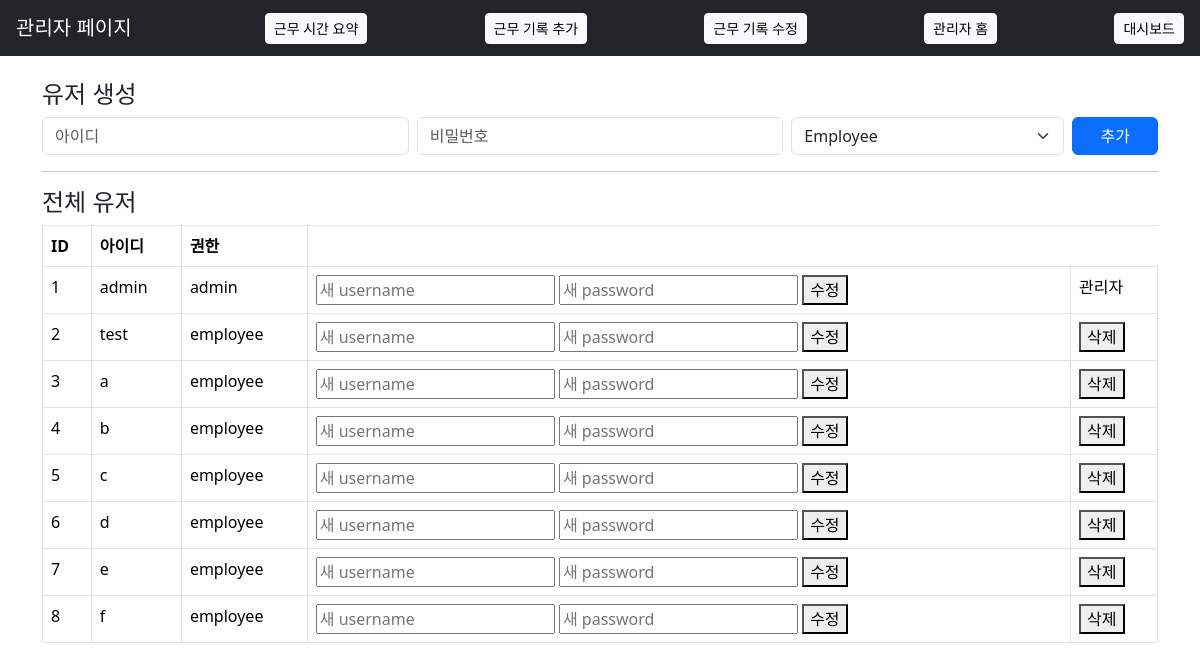
Page /admin/ (signed in) on the earlier database version.
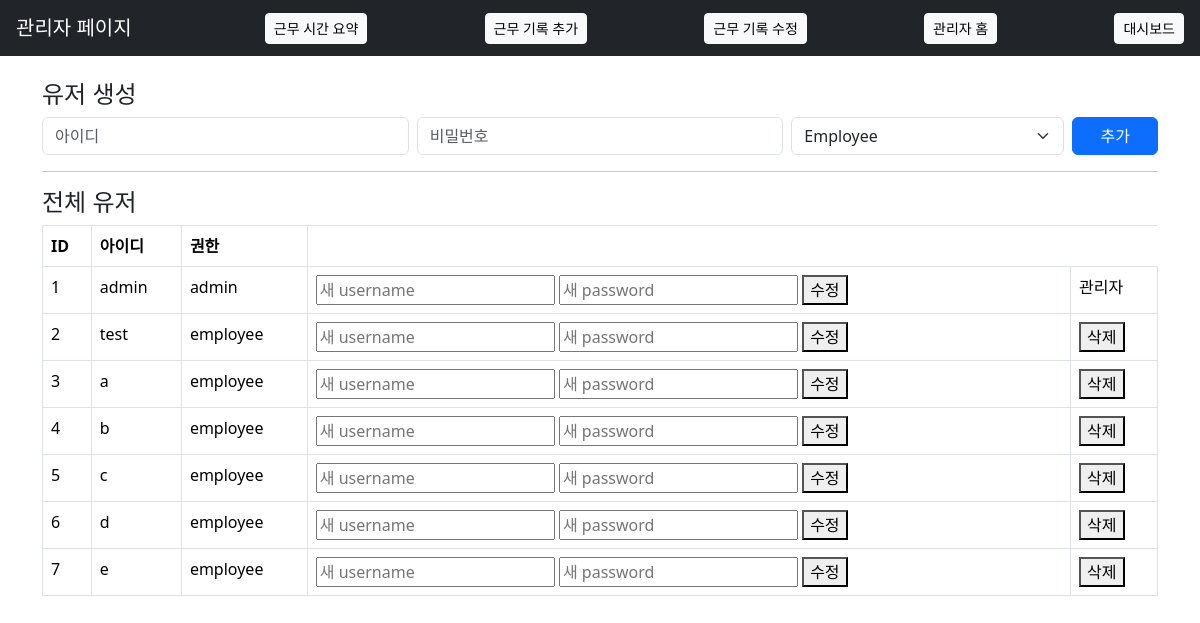
Same page on the later database version.
### app/models.py (models this page shows)
class User(UserMixin, db.Model):
    id = db.Column(db.Integer, primary_key=True)
    username = db.Column(db.String(50), unique=True, nullable=False)
    password_hash = db.Column(db.String(128), nullable=False)
    role = db.Column(db.String(10), default="employee")

### app/admin.py (the view)
@admin_bp.route("/")
@login_required
@admin_required
def dashboard():
    users = User.query.all()
    return render_template("admin_dashboard.html", users=users)

### app/models.py (called while the page is built)
@login_manager.user_loader
def load_user(user_id):
    return User.query.get(int(user_id))

### app/utils.py (called while the page is built)
def admin_required(f):
    @wraps(f)
    def decorated_function(*args, **kwargs):
        if not current_user.is_authenticated or current_user.role != "admin":
            abort(403)
        return f(*args, **kwargs)
    return decorated_function

### app/templates/admin_dashboard.html (shortened to what this page needs)
{% extends "admin_base.html" %}
{% block content %}
<div class="container mt-4">
    <h4>유저 생성</h4>
    <form method="post" action="{{ url_for('admin.create_user') }}" class="row g-2">
        <div class="col-md-4">
            <input class="form-control" name="username" placeholder="아이디" required>
        </div>
        <div class="col-md-4">
            <input class="form-control" name="password" placeholder="비밀번호" required>
        </div>
        <div class="col-md-3">
            <select class="form-select" name="role">
                <option value="employee">Employee</option>
            </select>
        </div>
        <div class="col-md-1">
            <button class="btn btn-primary w-100">추가</button>
        </div>
    </form>
    <hr>
    <h4>전체 유저</h4>
    <table class="table table-bordered mt-2">
        <thead>
            <tr>
                <th>ID</th>
                <th>아이디</th>
                <th>권한</th>
            </tr>
        </thead>
        <tbody>
            {% for u in users %}
            <tr>
                <td>{{ u.id }}</td>
                <td>{{ u.username }}</td>
                <td>{{ u.role }}</td>
                <td>
                    <form method="POST" action="{{ url_for('admin.update_user') }}">
                        <input type="text" name="username" placeholder="새 username">
                        <input type="password" name="password" placeholder="새 password">
                        <button type="submit">수정</button>
                    </form>
                </td>
                <td>
                    {% if u.role != "admin" %}
                        <form method="POST"
                            action="{{ url_for('admin.delete_user', user_id=u.id) }}"
                            onsubmit="return confirm('정말 삭제하시겠습니까?');">
                            <button type="submit">삭제</button>
                        </form>
                    {% else %}
                        관리자
                    {% endif %}
                </td>
            </tr>
            {% endfor %}
        </tbody>
    </table>
</div>
{% endblock %}

### app/templates/admin_base.html (shortened to what this page needs)
<!DOCTYPE html>
<html lang="ko">
<head>
    <link
      href="https://cdn.jsdelivr.net/npm/bootstrap@5.3.2/dist/css/bootstrap.min.css"
      rel="stylesheet">
    <nav class="navbar navbar-dark bg-dark px-3">
        <span class="navbar-brand">관리자 페이지</span>
        <a href="{{ url_for('admin.work_summary') }}" class="btn btn-light btn-sm">
            근무 시간 요약
        </a>
        <a href="{{ url_for('admin.add_worklog') }}" class="btn btn-light btn-sm">
            근무 기록 추가
        </a>
        <a href="{{ url_for('admin.edit_worklog_by_query') }}" class="btn btn-light btn-sm">
            근무 기록 수정
        </a>
        <a href="{{ url_for('admin.dashboard') }}" class="btn btn-light btn-sm">
            관리자 홈
        </a>
        <a href="{{ url_for('attendance.dashboard') }}" class="btn btn-light btn-sm">
            대시보드
        </a>
    </nav>
</head>
<body>
    <div id="content">
        {% block content %}{% endblock %}
    </div>
</body>
</html>

Differences in the rows shown:
removed User: id "8", username "f", role "employee"
